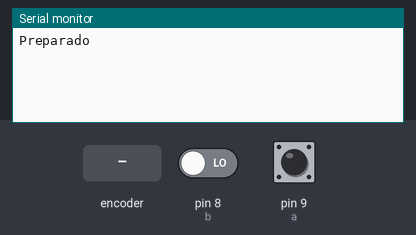
Recording of a sketch running on a simulated Arduino Uno, built with avr-gcc and run on an emulated ATmega328P. On the bench: the last lines printed to the serial monitor. Inputs (shaded band) come from the test bench; at power-on: pin 8 (b) LOW, pin 9 (a) HIGH.

Above: at 1.2 s.
1.3 s: rotary encoder on pin 9 (a) / pin 8 (b) turned 1 step (first pin leading)
At 2.1 s:
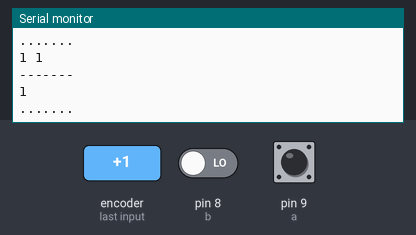
3.0 s: rotary encoder on pin 9 (a) / pin 8 (b) turned 1 step (first pin leading)
At 3.9 s:
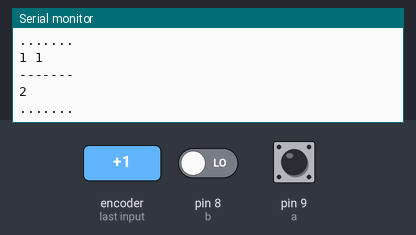
Timing chart, 0 to 6.0 s (numbered marks = the images above; inputs shaded):
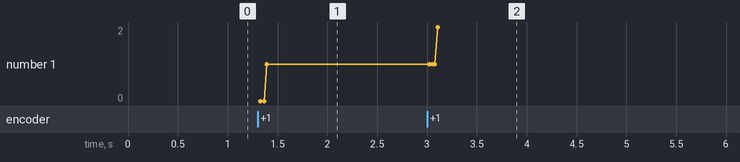

Measured:
- after the input at 1.3 s, the serial monitor: prints a new line at once (image 1)
- after the input at 3.0 s, the serial monitor: prints a new line at once (image 2)
- plotted number 1: 1 → 2 after the input at 3.0 s

The sketch:

Veleta.ino
```cpp
/*
 * Proyecto Veleta
 * Alfonso Martin, 2016
 *
 * Basaddo en un rotary encoder, un arduino
 * Version 0.1   Prueba del encoder, salida serial al PC
 * Version 0.2   Añadir pantalla LCD
 *
 */
//#include "NokiaLCD.h"


// Setup del LCD
//NokiaLCD NokiaLCD(3,4,5,6,7); // (SCK, MOSI, DC, RST, CS)
// Pines de lectura del encoder
int a = 9;
int b = 8;
// Valores de medida
int anterior = 1;
int contador;
char texto[10];

int pinA = 9;  // Connected to CLK on KY-040
int pinB = 8;  // Connected to DT on KY-040
int encoderPosCount = 0;
int pinALast;
int aVal;
int bVal;
int aLast;
int bLast;
int encoderCount = 0;
boolean bCW;
boolean cambio;

void setup()
{
  // Inicializamos el LCD
//  NokiaLCD.init();
//  NokiaLCD.clear();

// initialize serial communication at 9600 bits per second:
Serial.begin(9600);

  // Inicializamos la lectura del encoder
  pinMode(a, INPUT);
  pinMode(b, INPUT);

  pinALast = digitalRead(pinA);
  aLast = digitalRead(pinA);

  // Inicializamos las variables
  anterior = 1;
  contador = 0;
  Serial.println("Preparado");
//  escribir();
}

void loop()
{
   /* Codigo original del sketch pero no va muy bien
  // Lectura de A, si es 0, volvemos a medir para asegurar el valor
  int actual = digitalRead(a);
  if(actual == 0) {
    delay(10);
    actual = digitalRead(a);
  }

  // Actuamos únicamente en el flanco descendente
  if(anterior == 1 && actual == 0)
  {
    int valor_b = digitalRead(b);
    if(valor_b == 1) contador++;  // Si B = 1, aumentamos el contador
    else contador--;  // Si B = 0, reducimos el contador
    escribir();  // Escribimos el valor en pantalla
  }
  anterior = actual;

  */
  // Codigo amb simple

  aVal = digitalRead(pinA);
  bVal = digitalRead(pinB);
  if(aVal == 0) {
    delay(10);
    aVal = digitalRead(pinA);
    bVal = digitalRead(pinB);
  }
  if ((aVal != aLast) || (bVal != bLast)){
    Serial.print(aVal);
    Serial.print(" ");
    Serial.println(bVal);
    Serial.println("-------");
    if ((aVal==1)&&(bVal==1)){
      encoderPosCount++;
      if (encoderPosCount>24){
        encoderPosCount = 0;
      }
    }
    Serial.println(encoderPosCount);
    Serial.println(".......");
    aLast = aVal;
    bLast = bVal;
  }


/* Version con rebotes
   aVal = digitalRead(pinA);
   if (aVal != pinALast){ // Means the knob is rotating
     // if the knob is rotating, we need to determine direction
     // We do that by reading pin B.
     if (digitalRead(pinB) != aVal) {  // Means pin A Changed first - We're Rotating Clockwise
       encoderPosCount ++;
       bCW = true;
     } else {// Otherwise B changed first and we're moving CCW
       bCW = false;
       encoderPosCount--;
     }
     */


/*
     // Otra version para evitar rebotes en vias de mejorar
    aVal = digitalRead(pinA);
    bVal = digitalRead(pinB);
    if (aVal == LOW){     //¿Evito rebotes?
      delay(10);
      aVal = digitalRead(pinA);
      bVal = digitalRead(pinB);
    }
    cambio = false;
    if ((aVal != aLast)&&(aVal==LOW)) { // Knob Rotated l when aVal changes, BUT use only if aVal is LOW.
      if(bVal == LOW){
        bCW = true;
        cambio = true;
        encoderCount++;
        }else {
          cambio = true;
          bCW = false;
          encoderCount--;
          }
    }
    aLast = aVal; // Don’t forget this

     if (cambio){
     Serial.print ("Rota: ");
     if (bCW){
       Serial.println ("anti horario");
     }else{
       Serial.println("horario");
     }
     Serial.print("Posicion: ");
     Serial.println(encoderCount);
     }

*/
}

 /*
//Escribir en la salida serie del PC
void escribir()
{
  String s = String(contador);  // Convertimos el número en texto
  s.toCharArray(texto, 10);  // Convertimos el texto en un formato compatible
  Serial.println("Volumen:");
  Serial.println(texto);
}


// Esta función escribe en el LCD el valor de
// la variable "contador"
void escribir()
{
  String s = String(contador);  // Convertimos el número en texto
  s.toCharArray(texto, 10);  // Convertimos el texto en un formato compatible
  NokiaLCD.clear();
  NokiaLCD.setCursor(3,2);
  NokiaLCD.print("Volumen:");
  NokiaLCD.setCursor(64,2);
  NokiaLCD.print(texto);
}
*/
```
